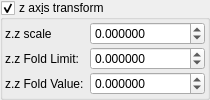
    <widget class="MyGroupBox" name="groupCheck_transf_function_enabledAx_false">
     <property name="title">
      <string>z ax&amp;is transform</string>
     </property>
     <property name="checkable">
      <bool>true</bool>
     </property>
     <layout class="QVBoxLayout" name="verticalLayout_7">
      <property name="leftMargin">
       <number>2</number>
      </property>
      <property name="topMargin">
       <number>2</number>
      </property>
      <property name="rightMargin">
       <number>2</number>
      </property>
      <property name="bottomMargin">
       <number>2</number>
      </property>
      <item>
       <layout class="QGridLayout" name="gridLayout_8" columnstretch="0,1">
        <property name="verticalSpacing">
         <number>2</number>
        </property>
        <item row="1" column="0">
         <widget class="QLabel" name="label_21">
          <property name="text">
           <string>z.z Fold Limit:</string>
          </property>
         </widget>
        </item>
        <item row="1" column="1">
         <widget class="MyDoubleSpinBox" name="spinbox_transf_folding_limit">
          <property name="sizePolicy">
           <sizepolicy hsizetype="Minimum" vsizetype="Maximum">
            <horstretch>0</horstretch>
            <verstretch>0</verstretch>
           </sizepolicy>
          </property>
          <property name="prefix">
           <string/>
          </property>
          <property name="decimals">
           <number>6</number>
          </property>
          <property name="minimum">
           <double>-99.989999999999995</double>
          </property>
          <property name="singleStep">
           <double>0.100000000000000</double>
          </property>
         </widget>
        </item>
        <item row="0" column="1">
         <widget class="MyDoubleSpinBox" name="spinbox_transf_scale_0">
          <property name="sizePolicy">
           <sizepolicy hsizetype="Minimum" vsizetype="Maximum">
            <horstretch>0</horstretch>
            <verstretch>0</verstretch>
           </sizepolicy>
          </property>
          <property name="prefix">
           <string/>
          </property>
          <property name="suffix">
           <string/>
          </property>
          <property name="decimals">
           <number>6</number>
          </property>
          <property name="minimum">
           <double>-100000.000000000000000</double>
          </property>
          <property name="maximum">
           <double>100000.000000000000000</double>
          </property>
          <property name="singleStep">
           <double>0.100000000000000</double>
          </property>
         </widget>
        </item>
        <item row="0" column="0">
         <widget class="QLabel" name="label_5">
          <property name="text">
           <string>z.z scale</string>
          </property>
         </widget>
        </item>
        <item row="2" column="0">
         <widget class="QLabel" name="label_12">
          <property name="text">
           <string>z.z Fold Value:</string>
          </property>
         </widget>
        </item>
        <item row="2" column="1">
         <widget class="MyDoubleSpinBox" name="spinbox_transf_folding_value">
          <property name="sizePolicy">
           <sizepolicy hsizetype="Minimum" vsizetype="Maximum">
            <horstretch>0</horstretch>
            <verstretch>0</verstretch>
           </sizepolicy>
          </property>
          <property name="prefix">
           <string/>
          </property>
          <property name="decimals">
           <number>6</number>
          </property>
          <property name="minimum">
           <double>-99.989999999999995</double>
          </property>
          <property name="singleStep">
           <double>0.100000000000000</double>
          </property>
         </widget>
        </item>
       </layout>
      </item>
     </layout>
    </widget>
